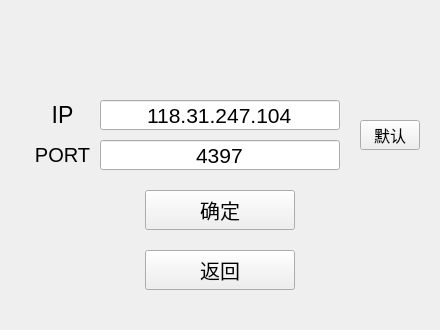
<?xml version="1.0" encoding="UTF-8"?>
<ui version="4.0">
 <class>qq_main_menu</class>
 <widget class="QWidget" name="qq_main_menu">
  <property name="geometry">
   <rect>
    <x>0</x>
    <y>0</y>
    <width>440</width>
    <height>330</height>
   </rect>
  </property>
  <property name="windowTitle">
   <string>qq_main_menu</string>
  </property>
  <widget class="QStackedWidget" name="main_stacked_widget">
   <property name="geometry">
    <rect>
     <x>0</x>
     <y>0</y>
     <width>440</width>
     <height>330</height>
    </rect>
   </property>
   <property name="styleSheet">
    <string notr="true">background-image:url(:/new/prefix1/res/BackGround2.png)</string>
   </property>
   <property name="currentIndex">
    <number>3</number>
   </property>
   <widget class="QWidget" name="page_1">
    <widget class="QLineEdit" name="LE_login">
     <property name="geometry">
      <rect>
       <x>125</x>
       <y>150</y>
       <width>220</width>
       <height>30</height>
      </rect>
     </property>
     <property name="minimumSize">
      <size>
       <width>220</width>
       <height>30</height>
      </size>
     </property>
     <property name="maximumSize">
      <size>
       <width>220</width>
       <height>30</height>
      </size>
     </property>
     <property name="font">
      <font>
       <pointsize>18</pointsize>
      </font>
     </property>
     <property name="focusPolicy">
      <enum>Qt::StrongFocus</enum>
     </property>
     <property name="styleSheet">
      <string notr="true"/>
     </property>
     <property name="text">
      <string>1060483009</string>
     </property>
     <property name="maxLength">
      <number>16</number>
     </property>
    </widget>
    <widget class="QLineEdit" name="LE_passwd">
     <property name="enabled">
      <bool>true</bool>
     </property>
     <property name="geometry">
      <rect>
       <x>125</x>
       <y>190</y>
       <width>220</width>
       <height>30</height>
      </rect>
     </property>
     <property name="minimumSize">
      <size>
       <width>220</width>
       <height>30</height>
      </size>
     </property>
     <property name="maximumSize">
      <size>
       <width>220</width>
       <height>30</height>
      </size>
     </property>
     <property name="font">
      <font>
       <pointsize>12</pointsize>
      </font>
     </property>
     <property name="text">
      <string>1146011.</string>
     </property>
     <property name="maxLength">
      <number>32</number>
     </property>
    </widget>
    <widget class="QLabel" name="Label_login">
     <property name="geometry">
      <rect>
       <x>100</x>
       <y>151</y>
       <width>25</width>
       <height>30</height>
      </rect>
     </property>
     <property name="minimumSize">
      <size>
       <width>25</width>
       <height>30</height>
      </size>
     </property>
     <property name="maximumSize">
      <size>
       <width>25</width>
       <height>30</height>
      </size>
     </property>
     <property name="styleSheet">
      <string notr="true">border-image:url(:/new/prefix1/res/login.png)</string>
     </property>
     <property name="text">
      <string/>
     </property>
    </widget>
    <widget class="QLabel" name="Label_passwd">
     <property name="enabled">
      <bool>true</bool>
     </property>
     <property name="geometry">
      <rect>
       <x>100</x>
       <y>191</y>
       <width>25</width>
       <height>30</height>
      </rect>
     </property>
     <property name="minimumSize">
      <size>
       <width>25</width>
       <height>30</height>
      </size>
     </property>
     <property name="maximumSize">
      <size>
       <width>25</width>
       <height>30</height>
      </size>
     </property>
     <property name="styleSheet">
      <string notr="true">border-image:url(:/new/prefix1/res/lock.png)</string>
     </property>
     <property name="text">
      <string/>
     </property>
    </widget>
    <widget class="QLabel" name="Label_top">
     <property name="geometry">
      <rect>
       <x>0</x>
       <y>0</y>
       <width>451</width>
       <height>121</height>
      </rect>
     </property>
     <property name="styleSheet">
      <string notr="true">background-image:url(:/new/prefix1/res/login_background.png)</string>
     </property>
     <property name="text">
      <string/>
     </property>
    </widget>
    <widget class="QLabel" name="Label_head">
     <property name="geometry">
      <rect>
       <x>180</x>
       <y>80</y>
       <width>63</width>
       <height>62</height>
      </rect>
     </property>
     <property name="styleSheet">
      <string notr="true">background-image:url(:/new/prefix1/res/face.png)</string>
     </property>
     <property name="text">
      <string/>
     </property>
    </widget>
    <widget class="QPushButton" name="Button_register">
     <property name="geometry">
      <rect>
       <x>0</x>
       <y>305</y>
       <width>75</width>
       <height>25</height>
      </rect>
     </property>
     <property name="styleSheet">
      <string notr="true">background-image:url(:/new/prefix1/res/BackGround2.png)</string>
     </property>
     <property name="text">
      <string>注册账号</string>
     </property>
    </widget>
    <widget class="QLabel" name="Label_1">
     <property name="geometry">
      <rect>
       <x>120</x>
       <y>150</y>
       <width>271</width>
       <height>61</height>
      </rect>
     </property>
     <property name="styleSheet">
      <string notr="true">color:rgb(0, 255, 255)</string>
     </property>
     <property name="text">
      <string>__________________________________</string>
     </property>
    </widget>
    <widget class="QLabel" name="Label_2">
     <property name="geometry">
      <rect>
       <x>120</x>
       <y>190</y>
       <width>271</width>
       <height>61</height>
      </rect>
     </property>
     <property name="styleSheet">
      <string notr="true">color:rgb(0, 255, 255)</string>
     </property>
     <property name="text">
      <string>__________________________________</string>
     </property>
    </widget>
    <widget class="QPushButton" name="Button_go">
     <property name="geometry">
      <rect>
       <x>110</x>
       <y>235</y>
       <width>210</width>
       <height>35</height>
      </rect>
     </property>
     <property name="font">
      <font>
       <pointsize>15</pointsize>
       <weight>75</weight>
       <bold>true</bold>
      </font>
     </property>
     <property name="styleSheet">
      <string notr="true">background-image:url(:/new/prefix1/res/white_background.png)</string>
     </property>
     <property name="text">
      <string>登录</string>
     </property>
    </widget>
    <widget class="QPushButton" name="Button_exit">
     <property name="geometry">
      <rect>
       <x>415</x>
       <y>5</y>
       <width>20</width>
       <height>20</height>
      </rect>
     </property>
     <property name="text">
      <string>X</string>
     </property>
    </widget>
    <widget class="QPushButton" name="Button_ewm">
     <property name="geometry">
      <rect>
       <x>409</x>
       <y>299</y>
       <width>31</width>
       <height>31</height>
      </rect>
     </property>
     <property name="styleSheet">
      <string notr="true">border-image:url(:/new/prefix1/res/ewm.png)</string>
     </property>
     <property name="text">
      <string/>
     </property>
    </widget>
    <widget class="QLabel" name="Lable_log">
     <property name="geometry">
      <rect>
       <x>0</x>
       <y>-10</y>
       <width>51</width>
       <height>41</height>
      </rect>
     </property>
     <property name="styleSheet">
      <string notr="true">background-image:url(:/new/prefix1/res/log_0.png)</string>
     </property>
     <property name="text">
      <string/>
     </property>
    </widget>
    <widget class="QPushButton" name="Button_set">
     <property name="geometry">
      <rect>
       <x>390</x>
       <y>5</y>
       <width>20</width>
       <height>20</height>
      </rect>
     </property>
     <property name="text">
      <string>#</string>
     </property>
    </widget>
    <widget class="QLabel" name="Label_netstat">
     <property name="geometry">
      <rect>
       <x>100</x>
       <y>305</y>
       <width>240</width>
       <height>20</height>
      </rect>
     </property>
     <property name="text">
      <string/>
     </property>
     <property name="alignment">
      <set>Qt::AlignCenter</set>
     </property>
    </widget>
    <widget class="QLabel" name="Label_login_stat">
     <property name="geometry">
      <rect>
       <x>100</x>
       <y>280</y>
       <width>240</width>
       <height>20</height>
      </rect>
     </property>
     <property name="text">
      <string/>
     </property>
     <property name="alignment">
      <set>Qt::AlignCenter</set>
     </property>
    </widget>
    <zorder>Label_2</zorder>
    <zorder>Label_1</zorder>
    <zorder>LE_login</zorder>
    <zorder>LE_passwd</zorder>
    <zorder>Label_login</zorder>
    <zorder>Label_passwd</zorder>
    <zorder>Label_top</zorder>
    <zorder>Label_head</zorder>
    <zorder>Button_register</zorder>
    <zorder>Button_go</zorder>
    <zorder>Button_exit</zorder>
    <zorder>Button_ewm</zorder>
    <zorder>Lable_log</zorder>
    <zorder>Button_set</zorder>
    <zorder>Label_netstat</zorder>
    <zorder>Label_login_stat</zorder>
   </widget>
   <widget class="QWidget" name="page_2">
    <widget class="QLineEdit" name="LE_login2">
     <property name="geometry">
      <rect>
       <x>120</x>
       <y>100</y>
       <width>220</width>
       <height>30</height>
      </rect>
     </property>
     <property name="font">
      <font>
       <pointsize>15</pointsize>
      </font>
     </property>
     <property name="maxLength">
      <number>16</number>
     </property>
    </widget>
    <widget class="QLineEdit" name="LE_passwd2">
     <property name="geometry">
      <rect>
       <x>120</x>
       <y>140</y>
       <width>220</width>
       <height>30</height>
      </rect>
     </property>
     <property name="font">
      <font>
       <pointsize>12</pointsize>
      </font>
     </property>
     <property name="maxLength">
      <number>32</number>
     </property>
    </widget>
    <widget class="QLabel" name="Label_passwd2">
     <property name="geometry">
      <rect>
       <x>60</x>
       <y>140</y>
       <width>60</width>
       <height>30</height>
      </rect>
     </property>
     <property name="text">
      <string>密码：</string>
     </property>
    </widget>
    <widget class="QLabel" name="Label_login2">
     <property name="geometry">
      <rect>
       <x>60</x>
       <y>100</y>
       <width>60</width>
       <height>30</height>
      </rect>
     </property>
     <property name="text">
      <string>账号：</string>
     </property>
    </widget>
    <widget class="QLabel" name="Label_message">
     <property name="geometry">
      <rect>
       <x>150</x>
       <y>30</y>
       <width>140</width>
       <height>30</height>
      </rect>
     </property>
     <property name="contextMenuPolicy">
      <enum>Qt::PreventContextMenu</enum>
     </property>
     <property name="layoutDirection">
      <enum>Qt::LeftToRight</enum>
     </property>
     <property name="text">
      <string/>
     </property>
     <property name="alignment">
      <set>Qt::AlignCenter</set>
     </property>
    </widget>
    <widget class="QPushButton" name="Button_register_go">
     <property name="geometry">
      <rect>
       <x>150</x>
       <y>180</y>
       <width>140</width>
       <height>45</height>
      </rect>
     </property>
     <property name="text">
      <string>注册</string>
     </property>
    </widget>
    <widget class="QPushButton" name="Button_back_login">
     <property name="geometry">
      <rect>
       <x>150</x>
       <y>230</y>
       <width>140</width>
       <height>45</height>
      </rect>
     </property>
     <property name="text">
      <string>返回</string>
     </property>
    </widget>
    <widget class="QLabel" name="Label_netstat2">
     <property name="geometry">
      <rect>
       <x>100</x>
       <y>300</y>
       <width>240</width>
       <height>30</height>
      </rect>
     </property>
     <property name="text">
      <string/>
     </property>
     <property name="alignment">
      <set>Qt::AlignCenter</set>
     </property>
    </widget>
    <widget class="QLabel" name="Label_feedback">
     <property name="geometry">
      <rect>
       <x>100</x>
       <y>40</y>
       <width>240</width>
       <height>30</height>
      </rect>
     </property>
     <property name="font">
      <font>
       <pointsize>15</pointsize>
      </font>
     </property>
     <property name="styleSheet">
      <string notr="true">color:rgb(255, 0, 0)</string>
     </property>
     <property name="text">
      <string/>
     </property>
     <property name="alignment">
      <set>Qt::AlignCenter</set>
     </property>
    </widget>
   </widget>
   <widget class="QWidget" name="page_3">
    <widget class="QLabel" name="Label_ewm">
     <property name="geometry">
      <rect>
       <x>80</x>
       <y>0</y>
       <width>280</width>
       <height>330</height>
      </rect>
     </property>
     <property name="styleSheet">
      <string notr="true">border-image:url(:/new/prefix1/res/ewm2.png)</string>
     </property>
     <property name="text">
      <string/>
     </property>
    </widget>
    <widget class="QPushButton" name="Button_ewm2">
     <property name="geometry">
      <rect>
       <x>410</x>
       <y>300</y>
       <width>31</width>
       <height>31</height>
      </rect>
     </property>
     <property name="styleSheet">
      <string notr="true">border-image:url(:/new/prefix1/res/ewm.png)</string>
     </property>
     <property name="text">
      <string/>
     </property>
    </widget>
   </widget>
   <widget class="QWidget" name="page_4">
    <widget class="QLineEdit" name="LE_IP">
     <property name="geometry">
      <rect>
       <x>100</x>
       <y>100</y>
       <width>240</width>
       <height>30</height>
      </rect>
     </property>
     <property name="font">
      <font>
       <pointsize>16</pointsize>
      </font>
     </property>
     <property name="text">
      <string>118.31.247.104</string>
     </property>
     <property name="alignment">
      <set>Qt::AlignCenter</set>
     </property>
    </widget>
    <widget class="QLineEdit" name="LE_PT">
     <property name="geometry">
      <rect>
       <x>100</x>
       <y>140</y>
       <width>240</width>
       <height>30</height>
      </rect>
     </property>
     <property name="font">
      <font>
       <pointsize>16</pointsize>
      </font>
     </property>
     <property name="text">
      <string>4397</string>
     </property>
     <property name="alignment">
      <set>Qt::AlignCenter</set>
     </property>
    </widget>
    <widget class="QPushButton" name="Button_CG_ip">
     <property name="geometry">
      <rect>
       <x>145</x>
       <y>190</y>
       <width>150</width>
       <height>40</height>
      </rect>
     </property>
     <property name="font">
      <font>
       <pointsize>15</pointsize>
       <weight>50</weight>
       <bold>false</bold>
      </font>
     </property>
     <property name="styleSheet">
      <string notr="true">background-image: url(:/new/prefix1/res/BackGround1.png);</string>
     </property>
     <property name="text">
      <string>确定</string>
     </property>
    </widget>
    <widget class="QPushButton" name="Button_CG_mr">
     <property name="geometry">
      <rect>
       <x>360</x>
       <y>120</y>
       <width>60</width>
       <height>30</height>
      </rect>
     </property>
     <property name="font">
      <font>
       <pointsize>12</pointsize>
      </font>
     </property>
     <property name="styleSheet">
      <string notr="true">background-image: url(:/new/prefix1/res/BackGround1.png);</string>
     </property>
     <property name="text">
      <string>默认</string>
     </property>
    </widget>
    <widget class="QPushButton" name="Button_CG_back">
     <property name="geometry">
      <rect>
       <x>145</x>
       <y>250</y>
       <width>150</width>
       <height>40</height>
      </rect>
     </property>
     <property name="font">
      <font>
       <pointsize>15</pointsize>
      </font>
     </property>
     <property name="styleSheet">
      <string notr="true">background-image: url(:/new/prefix1/res/BackGround1.png);</string>
     </property>
     <property name="text">
      <string>返回</string>
     </property>
    </widget>
    <widget class="QLabel" name="label">
     <property name="geometry">
      <rect>
       <x>25</x>
       <y>100</y>
       <width>75</width>
       <height>30</height>
      </rect>
     </property>
     <property name="font">
      <font>
       <pointsize>17</pointsize>
      </font>
     </property>
     <property name="text">
      <string>IP</string>
     </property>
     <property name="alignment">
      <set>Qt::AlignCenter</set>
     </property>
    </widget>
    <widget class="QLabel" name="label_2">
     <property name="geometry">
      <rect>
       <x>25</x>
       <y>140</y>
       <width>75</width>
       <height>30</height>
      </rect>
     </property>
     <property name="font">
      <font>
       <pointsize>15</pointsize>
      </font>
     </property>
     <property name="text">
      <string>PORT</string>
     </property>
     <property name="alignment">
      <set>Qt::AlignCenter</set>
     </property>
    </widget>
   </widget>
   <widget class="QWidget" name="page_5">
    <widget class="QLabel" name="Label_please_wait">
     <property name="geometry">
      <rect>
       <x>145</x>
       <y>85</y>
       <width>150</width>
       <height>150</height>
      </rect>
     </property>
     <property name="styleSheet">
      <string notr="true"/>
     </property>
     <property name="text">
      <string/>
     </property>
    </widget>
    <widget class="QPushButton" name="Button_cancel">
     <property name="geometry">
      <rect>
       <x>120</x>
       <y>250</y>
       <width>200</width>
       <height>50</height>
      </rect>
     </property>
     <property name="font">
      <font>
       <pointsize>17</pointsize>
      </font>
     </property>
     <property name="styleSheet">
      <string notr="true">
background-image: url(:/new/prefix1/res/BackGround1.png);</string>
     </property>
     <property name="text">
      <string>取消等待</string>
     </property>
    </widget>
    <widget class="QLabel" name="Label_server_go">
     <property name="geometry">
      <rect>
       <x>120</x>
       <y>20</y>
       <width>200</width>
       <height>50</height>
      </rect>
     </property>
     <property name="font">
      <font>
       <pointsize>14</pointsize>
      </font>
     </property>
     <property name="styleSheet">
      <string notr="true">background-color: qlineargradient(spread:pad, x1:0, y1:0, x2:1, y2:0, stop:0 rgba(255, 0, 0, 255), stop:0.166 rgba(255, 255, 0, 255), stop:0.333 rgba(0, 255, 0, 255), stop:0.5 rgba(0, 255, 255, 255), stop:0.666 rgba(0, 0, 255, 255), stop:0.833 rgba(255, 0, 255, 255), stop:1 rgba(255, 0, 0, 255));</string>
     </property>
     <property name="text">
      <string>正在和服务器沟通...</string>
     </property>
     <property name="alignment">
      <set>Qt::AlignCenter</set>
     </property>
    </widget>
   </widget>
  </widget>
 </widget>
 <resources/>
 <connections/>
</ui>
